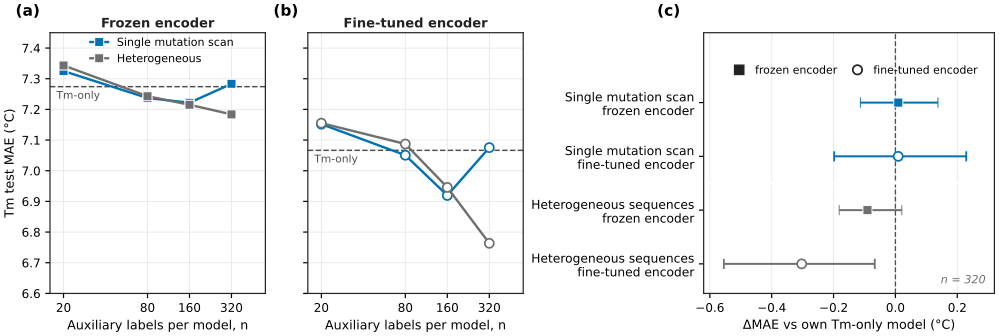

Here is the Python script that generated this plot:
#!/usr/bin/env python3
"""Fig 2 (data-design / sequences axis), manuscript layout, ALIGNED hphil-Q data.

Reuses the outline-figure house style (configure_style/COL/polish/panel_label/
horizontal_interval) and reproduces the two-panel fig_outline02_data_design
layout, but driven by the condition-controlled aligned-Q design comparison:

  (a),(b) label-count scaling, DMAE vs Tm-only, single mutation scan (blue) vs
      heterogeneous (gray), split into separate frozen and fine-tuned panels;
  (c) design contrast at n=320: DMAE vs each regime's own Tm-only model, four rows
      (heterogeneous / single mutation scan) x (frozen / hot), two-way bootstrap CIs.

Inputs: results/design_aligned_{scan_pool,hetero}_{frozen,hot}/design.json and
results/design_tmonly_{frozen,hot}/design.json. Saved as fig2_data_design_aligned
to plot/ and paper/analysis/ (does not overwrite the tracked manuscript figure).
"""
from __future__ import annotations
import json, os, sys
import numpy as np
import matplotlib
matplotlib.use("Agg")
import matplotlib.pyplot as plt
from matplotlib.lines import Line2D

REPO = os.path.dirname(os.path.dirname(os.path.abspath(__file__)))
sys.path.insert(0, os.path.join(REPO, "plot"))
from make_outline_figures import (  # noqa: E402
    configure_style, COL, polish, panel_label, horizontal_interval,
)

NS = [20, 80, 160, 320]
REP_N = 320


def resid(exp, n):
    d = json.load(open(os.path.join(REPO, "results", exp, "design.json")))
    return np.array([s["residuals"] for s in d["per_n"][str(n)]["subsets"]], float)  # (8,396)


def twoway_delta(A, B, seed):
    """Δ = mean(A) − mean(B), two-way (subset × protein) bootstrap CI."""
    rng = np.random.default_rng(seed)
    pt = A.mean() - B.mean()
    boot = np.empty(10000)
    for k in range(10000):
        ai = rng.integers(0, A.shape[0], A.shape[0]); bi = rng.integers(0, B.shape[0], B.shape[0])
        pj = rng.integers(0, A.shape[1], A.shape[1])
        boot[k] = A[np.ix_(ai, pj)].mean() - B[np.ix_(bi, pj)].mean()
    return pt, float(np.percentile(boot, 2.5)), float(np.percentile(boot, 97.5))


def abs_mae(design_stem, reg):
    """Absolute Tm test MAE(n) with the SAME two-way (subset × test-protein)
    bootstrap CIs used in panel (c) — just applied to the absolute mean instead of
    the paired delta. These bars carry the full per-protein sampling uncertainty
    (large and common to both designs); the between-design contrast is in (c)."""
    xs, ys, los, his = [], [], [], []
    for i, n in enumerate(NS):
        try:
            D = resid(f"design_aligned_{design_stem}_{reg}", n)
        except KeyError:
            continue
        rng = np.random.default_rng(3000 + i)
        boot = np.empty(10000)
        for k in range(10000):
            si = rng.integers(0, D.shape[0], D.shape[0]); pj = rng.integers(0, D.shape[1], D.shape[1])
            boot[k] = D[np.ix_(si, pj)].mean()
        xs.append(n); ys.append(float(D.mean()))
        los.append(float(np.percentile(boot, 2.5))); his.append(float(np.percentile(boot, 97.5)))
    return np.array(xs, float), np.array(ys), np.array(los), np.array(his)


def tmonly_mae(reg):
    return float(resid(f"design_tmonly_{reg}", 0).mean())


def scaling_delta(design_stem, reg):
    """DMAE(n) vs Tm-only for one design, with two-way bootstrap CIs."""
    T = resid(f"design_tmonly_{reg}", 0)
    xs, ys, los, his = [], [], [], []
    for i, n in enumerate(NS):
        try:
            D = resid(f"design_aligned_{design_stem}_{reg}", n)
        except KeyError:
            continue
        d, lo, hi = twoway_delta(D, T, seed=1000 + i)
        xs.append(n); ys.append(d); los.append(lo); his.append(hi)
    return np.array(xs, float), np.array(ys), np.array(los), np.array(his)


def build():
    configure_style()
    SCAN, HET = COL["design"], COL["gray"]   # blue = single mutation scan, gray = heterogeneous
    fig, axes = plt.subplots(1, 3, figsize=(10.4, 3.5),
                             gridspec_kw={"width_ratios": [1.0, 1.0, 1.35]}, layout="constrained")

    # ---- (a),(b) label-count scaling, ΔMAE vs Tm-only, split by encoder ---
    scaling_axes = {"frozen": axes[0], "hot": axes[1]}
    titles = {"frozen": "Frozen encoder", "hot": "Fine-tuned encoder"}
    # Marker encodes the encoder as in Fig 3: frozen = filled square, fine-tuned =
    # open circle; colour = design. No error bars (the between-design CIs live in (c)).
    for reg, ax in scaling_axes.items():
        base = tmonly_mae(reg)
        marker = "s" if reg == "frozen" else "o"
        ax.axhline(base, color=COL["baseline"], lw=1.1, ls="--", zorder=1)
        ax.annotate("Tm-only", xy=(0.03, base), xycoords=ax.get_yaxis_transform(),
                    xytext=(0, -3), textcoords="offset points",
                    ha="left", va="top", fontsize=8.0, color=COL["baseline"])
        for stem, c, label in [("scan_pool", SCAN, "Single mutation scan"),
                               ("hetero", HET, "Heterogeneous")]:
            x, y, _, _ = abs_mae(stem, reg)
            face = c if reg == "frozen" else "white"
            edge = "white" if reg == "frozen" else c
            ax.plot(x, y, marker=marker, linestyle="-", color=c,
                    markerfacecolor=face, markeredgecolor=edge,
                    markeredgewidth=0.8 if reg == "frozen" else 1.3,
                    markersize=6.8, label=label, zorder=3)
        ax.set_xscale("log", base=2); ax.set_xlim(16, 560)
        ax.set_xticks(NS, [str(n) for n in NS])
        ax.set_xlabel("Auxiliary labels per model, n")
        ax.set_ylim(6.6, 7.45)
        ax.set_title(titles[reg], fontsize=9.8, fontweight="bold", color=COL["black"], pad=4)
        polish(ax, "both", boxed=True)
    axes[0].set_ylabel("Tm test MAE (°C)")
    axes[1].tick_params(labelleft=False)
    axes[0].legend(frameon=False, loc="upper center", ncol=1, fontsize=8.3,
                   handlelength=1.6, bbox_to_anchor=(0.52, 1.02))
    panel_label(axes[0], "A")
    panel_label(axes[1], "B")

    # ---- (c) design contrast at n=320, ΔMAE vs own Tm-only ----------------
    ax = axes[2]
    rows_b = [
        ("Single mutation scan\nfrozen encoder", "scan_pool",    "frozen", SCAN, "s"),
        ("Single mutation scan\nfine-tuned encoder", "scan_pool","hot",    SCAN, "o"),
        ("Heterogeneous sequences\nfrozen encoder", "hetero",    "frozen", HET,  "s"),
        ("Heterogeneous sequences\nfine-tuned encoder", "hetero", "hot",   HET,  "o"),
    ]
    ax.axvline(0.0, color=COL["baseline"], ls="--", lw=1.0, zorder=1)
    ypos = np.arange(len(rows_b), dtype=float)
    for y, (label, stem, reg, color, marker) in zip(ypos, rows_b):
        D = resid(f"design_aligned_{stem}_{reg}", REP_N)
        T = resid(f"design_tmonly_{reg}", 0)
        d, lo, hi = twoway_delta(D, T, seed=2000 + int(y))
        horizontal_interval(ax, y, d, lo, hi, color, marker=marker,
                            face=color if reg == "frozen" else "white")
    ax.axhline(1.5, color="white", lw=2.0, zorder=1)
    ax.set_yticks(ypos); ax.set_yticklabels([r[0] for r in rows_b], fontsize=9.2)
    ax.set_ylim(len(rows_b) - 0.45, -1.30)
    ax.set_xlim(-0.62, 0.32)
    ax.set_xlabel(r"$\Delta$MAE vs own Tm-only model (°C)")
    ax.text(0.97, 0.03, "n = 320", transform=ax.transAxes, ha="right", va="bottom",
            fontsize=8.4, color=COL["gray"], style="italic")
    ax.legend(handles=[
        Line2D([], [], marker="s", linestyle="none", markerfacecolor=COL["black"],
               markeredgecolor=COL["black"], markersize=7, label="frozen encoder"),
        Line2D([], [], marker="o", linestyle="none", markerfacecolor="white",
               markeredgecolor=COL["black"], markeredgewidth=1.3, markersize=7, label="fine-tuned encoder"),
    ], frameon=False, loc="upper center", ncol=2, bbox_to_anchor=(0.52, 0.90),
        borderaxespad=0.2, handlelength=1.3, columnspacing=1.2, fontsize=8.2)
    polish(ax, "x", boxed=True)
    panel_label(ax, "C")

    # ---- save (pdf/svg/png) — this is manuscript Fig 2 (fig_outline02) --------
    targets = [(os.path.join(REPO, "plot"), "fig2_data_design_aligned"),
               (os.path.join(REPO, "paper", "analysis"), "fig2_data_design_aligned"),
               (os.path.join(REPO, "paper", "tex", "figures"), "fig_outline02_data_design")]
    for od, stem in targets:
        os.makedirs(od, exist_ok=True)
        for ext in ("pdf", "svg", "png"):
            fig.savefig(os.path.join(od, f"{stem}.{ext}"), dpi=600 if ext == "png" else None)
    plt.close(fig)
    print("wrote", os.path.join(REPO, "paper/tex/figures/fig_outline02_data_design.pdf"))


if __name__ == "__main__":
    build()
